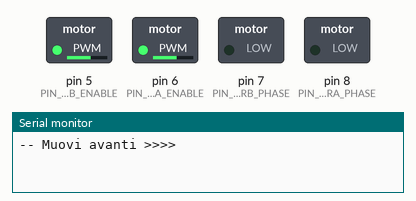
A sketch run on a simulated Arduino Uno, built with avr-gcc and run on an emulated ATmega328P. Shown: switched loads named in the sketch (green lamp = pin HIGH), the last lines printed to the serial monitor.

Above: at 0.05 s.
At 2.3 s:
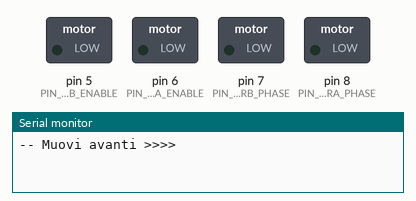
At 4.55 s:
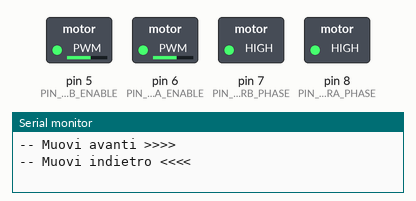
At 9.05 s:
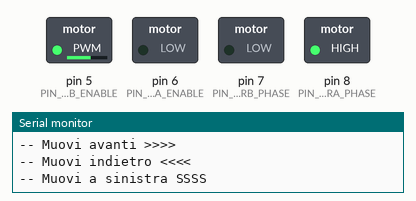
At 13.55 s:
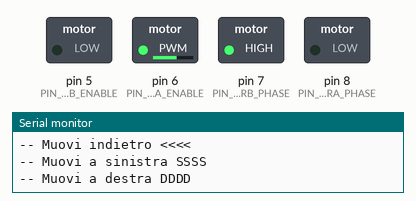
At 18.05 s:
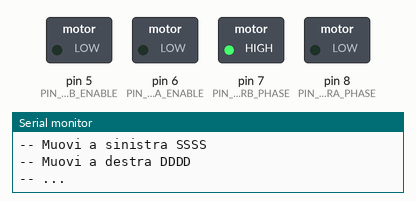
Timing chart, 0 to 20.8 s (numbered marks = the images above):
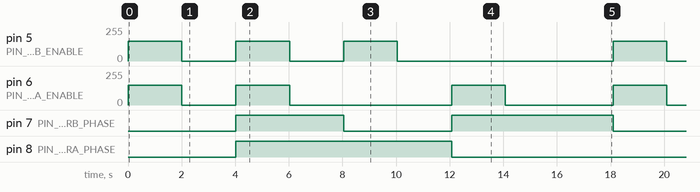

Measured:
- by itself, pin 5 (PIN_MOTORB_ENABLE): repeats every 18.1 s: 2 × (0/255 2.0 s, 150/255 2.0 s), 0/255 8.1 s, 150/255 2.0 s
- by itself, pin 6 (PIN_MOTORA_ENABLE): repeats every 18.1 s: 0/255 2.0 s, 150/255 2.0 s, 0/255 6.1 s, 150/255 2.0 s, 0/255 4.0 s, 150/255 2.0 s
- by itself, pin 7 (PIN_MOTORB_PHASE): LOW → HIGH at 4.0 s, → LOW 4.0 s later, → HIGH 4.0 s later, → LOW 6.0 s later, … (8 changes in this stretch)
- by itself, pin 8 (PIN_MOTORA_PHASE): alternates HIGH for 8.1 s and LOW for 10.1 s

The sketch:

test-motori.ino
```cpp
// (licence header left out)
#define PIN_MOTORA_ENABLE 6
#define PIN_MOTORA_PHASE 8
#define PIN_MOTORB_ENABLE 5
#define PIN_MOTORB_PHASE 7

int motor_left[] = {PIN_MOTORB_PHASE, PIN_MOTORB_ENABLE};
int motor_right[] = {PIN_MOTORA_PHASE, PIN_MOTORA_ENABLE};

// ritardo tra un comando ed un altro inviati al driver:
int _delay = 2000;

// velocita' al massimo 255:
int _default_speed = 150;

void setup() {
  Serial.begin(9600);
  // Setup motors

  // Initialize the pin states used by the motor driver shield
  // digitalWrite is called before and after setting pinMode.
  // It called before pinMode to handle the case where the board
  // is using an ATmega AVR to avoid ever driving the pin high,
  // even for a short time.
  // It is called after pinMode to handle the case where the board
  // is based on the Atmel SAM3X8E ARM Cortex-M3 CPU, like the Arduino
  // Due. This is necessary because when pinMode is called for the Due
  // it sets the output to high (or 3.3V) regardless of previous
  // digitalWrite calls.

  digitalWrite(PIN_MOTORA_ENABLE, LOW);
  pinMode(PIN_MOTORA_ENABLE, OUTPUT);
  digitalWrite(PIN_MOTORA_ENABLE, LOW);
  digitalWrite(PIN_MOTORA_PHASE, LOW);
  pinMode(PIN_MOTORA_PHASE, OUTPUT);
  digitalWrite(PIN_MOTORA_PHASE, LOW);

  digitalWrite(PIN_MOTORB_ENABLE, LOW);
  pinMode(PIN_MOTORB_ENABLE, OUTPUT);
  digitalWrite(PIN_MOTORB_ENABLE, LOW);
  digitalWrite(PIN_MOTORB_PHASE, LOW);
  pinMode(PIN_MOTORB_PHASE, OUTPUT);
  digitalWrite(PIN_MOTORB_PHASE, LOW);
}

void loop() {

  Serial.println("-- Muovi avanti >>>>");
  drive_forward();
  delay(_delay);
  motor_stop();
  delay(_delay);

  Serial.println("-- Muovi indietro <<<<");
  drive_backward();
  delay(_delay);
  motor_stop();
  delay(_delay);

  Serial.println("-- Muovi a sinistra SSSS");
  turn_left();
  delay(_delay);
  motor_stop();
  delay(_delay);

  Serial.println("-- Muovi a destra DDDD");
  turn_right();
  delay(_delay);
  motor_stop();
  delay(_delay);

  Serial.println("-- ...");
  delay(_delay);
}

void motor_stop(){
  analogWrite(motor_left[1], 0);
  analogWrite(motor_right[1], 0);
  delay(25);
}

void drive_forward(){
  digitalWrite(motor_left[0], LOW);
  analogWrite(motor_left[1], _default_speed);
  digitalWrite(motor_right[0], LOW);
  analogWrite(motor_right[1], _default_speed);
}

void drive_backward(){
  digitalWrite(motor_left[0], HIGH);
  analogWrite(motor_left[1], _default_speed);
  digitalWrite(motor_right[0], HIGH);
  analogWrite(motor_right[1], _default_speed);
}

void turn_left(){
  digitalWrite(motor_left[0], LOW);    // PH
  analogWrite(motor_left[1], _default_speed);  // EN
  digitalWrite(motor_right[0], HIGH); // PH
  analogWrite(motor_right[1], 0);   // EN
}

void turn_right(){
  digitalWrite(motor_left[0], HIGH);  // PH
  analogWrite(motor_left[1], 0);    // EN
  digitalWrite(motor_right[0], LOW);   // PH
  analogWrite(motor_right[1], _default_speed); // EN
}
```
